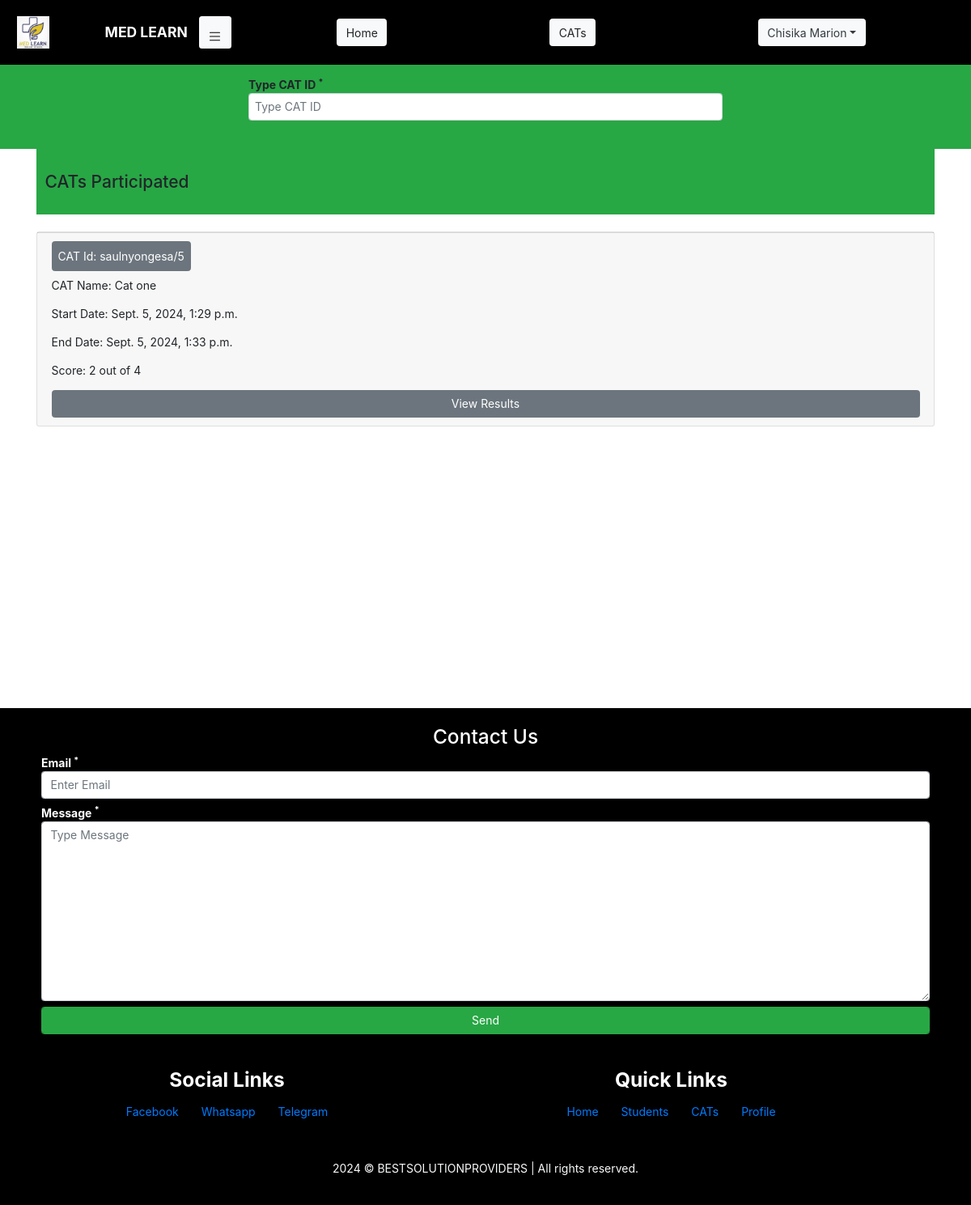
Screenshot of /Student/Cat/Home/ (signed in) with the database file from the repository.
### student/models.py (models this page shows, shortened)
class User(AbstractUser):
    phone = models.PositiveIntegerField(null=True, unique=True)
    are_you_a_student = models.BooleanField(default=True)

class CatSubmit(models.Model):
    user = models.ForeignKey(User, null=True, on_delete=models.CASCADE)
    cat = models.ForeignKey(Cat, null=True, on_delete=models.CASCADE)
    is_submitted = models.BooleanField(default=True)

class Cat(models.Model):
    cat_id = models.CharField(max_length=100, null=True, unique=True)
    user = models.ForeignKey(User, null=True, on_delete=models.CASCADE)
    name = models.CharField(max_length=255, null=True, )
    start = models.DateTimeField(null=True)
    end = models.DateTimeField(null=True)
    is_published = models.BooleanField(default=False)

### student/views.py (the view)
# urls.py: path('Cat/Home/', views.cat_home, name='student-cat-home-url'),
@login_required(login_url='home-url')
def cat_home(request):
    user = User.objects.get(id=request.user.id)
    if user.are_you_a_student:
        cats = CatSubmit.objects.filter(user_id=request.user.id)
        answers = Response.objects.filter(user=request.user, answer__is_correct_answer=True)
        questions = Question.objects.all()
        for cat in cats:
            cat_questions = questions.filter(cat=cat.cat)
            cat.correct_answers_count = answers.filter(question__in=cat_questions).count()
            cat.total_questions_count = cat_questions.count()
        end_time_check = timezone.now()
        context = {
            'cats': cats,
            'end_time_check': end_time_check,
        }
        return render(request, 'student/cat.html', context)
    else:
        messages.error(request, "Logged in as author!")
        return redirect('author-dashboard-url')

### templates/student/cat.html (shortened to what this page needs)
{% load static %}
<!DOCTYPE html>
<html lang="en">
<head>
    <link rel="stylesheet" href="{% static 'css/global.css' %}">
    <link rel="stylesheet" href="{% static 'css/exams.css' %}">
    <link rel="stylesheet" href="{% static 'bootstrap/css/bootstrap.css' %}">
</head>
<body>
{% include 'student/header.html' %}
<div class="w-100 p-3 bg-success d-flex">
    <form class="w-50 m-auto" action="">
        <label class="w-100 font-weight-bolder" for="cat-id">
            Type CAT ID <sup>*</sup> <br>
            <input class="p-2 form-control" type="text" id="search" placeholder="Type CAT ID">
        </label>
        <div class="p-2" id="result-holder" style="border-radius: 10px">
        </div>
    </form>
</div>
{% if cats %}
    <section class="cat-container container">
        <div class="cat-container-header bg-success pt-4 pb-4 pr-1 pl-1">
            <h4 class="m-2">CATs Participated</h4>
        </div>
        <div class="cat-container-card-holder flex pt-4 pb-4">
            {% for cat in cats %}
                <div class="card">
                    <div class="card-footer">
                        <h5 class="font-weight-bolder">
                            <span class="p-2 btn btn-secondary">CAT Id: {{ cat.cat.cat_id }}</span>
                        </h5>
                        <p>CAT Name: {{ cat.cat.name }}</p>
                        <p>Start Date: {{ cat.cat.start }}</p>
                        <p>End Date: {{ cat.cat.end }}</p>
                        {% if cat.cat.end > end_time_check %}
                            <a class="btn btn-success w-100" href="{% url 'student-cat-view-url' cat.cat.id %}">Open</a>
                        {% else %}
                            <p>
                                Score: {{ cat.correct_answers_count }} out of {{ cat.total_questions_count }}
                            </p>
                            <a class="btn btn-secondary w-100" href="">View Results</a>
                        {% endif %}
                    </div>
                </div>
            {% endfor %}
        </div>
    </section>
{% else %}
    <h3 class="text-center w-100">You have not participated in any CAT.</h3>
{% endif %}
{% include 'footer.html' %}
</body>
</html>

### templates/student/header.html (shortened to what this page needs)
{% load static %}
<link rel="stylesheet" href="{% static 'css/student-nav.css' %}">
{% if request.user.is_authenticated %}
<section id="header" class="header d-flex">
    <nav id="nav-horizontal" class="nav-horizontal pl-4 row">
        <div id="nav-horizontal-logo-brand-holder" class="logo-nav-brand-holder col-sm-12 col-md-3 d-flex ">
            <img class="logo" src="{% static 'images/logo.jpg' %}" alt="" sizes="" srcset="">
            <p class="navbar-brand flex-grow-1 pr-3">MED LEARN</p>
            <button id="nav-vertical-show-toggler" class="nav-toggler btn btn-light">
                <img class="w-100" src="{% static 'images/bar.svg' %}" alt="MENU">
            </button>
        </div>
        <div class="nav-items-horizontal col-sm-12 col-md-9 d-flex">
            <ul class="list-unstyled d-flex w-100">
                <li>
                    <a class="btn btn-light" href="{% url 'student-dashboard-url' %}">Home</a>
                </li>
                <li>
                    <a class="btn btn-light" href="{% url 'student-cat-home-url' %}">CATs</a>
                </li>
                <li class="dropdown">
                    <a class="dropdown-toggle btn btn-light text-dark" role="button" data-toggle="dropdown" aria-expanded="false">{{ request.user.last_name }} {{ request.user.first_name }}</a>
                </li>
            </ul>
        </div>
    </nav>
</section>
{% endif %}

### static/css/global.css (style rules this page uses)
* { margin: 0; padding: 0; font-style: normal; font-size: 14px; }

### static/css/exams.css (style rules this page uses)
.cat-container .cat-container-card-holder { height: 70vh; overflow: auto; }

### static/css/student-nav.css (style rules this page uses)
.header { width: 100vw; background-color: black; }
.nav-toggler { width: 40px; height: 40px; margin: auto; border: none; display: flex; }
.nav-toggler img { width: 100%; height: 100%; margin: auto; }
.header .nav-horizontal { min-height: 10vh; width: 100vw; }
.header .nav-horizontal .logo-nav-brand-holder img { width: 40px; height: 40px; margin: auto; }
.header .nav-horizontal .logo-nav-brand-holder p { text-align: right; margin: auto; color: white; font-weight: bolder; border-right: 20px; }
.header .nav-horizontal .nav-items-horizontal ul { height: 100%; }
.header .nav-horizontal .nav-items-horizontal ul li { width: fit-content; margin: auto; text-align: right; }

### rows the page displays
User: user.last_name "Chisika", user.first_name "Marion"
CatSubmit: cat.cat_id "saulnyongesa/5", cat.name "Cat one", cat.start "Sept. 5, 2024, 1:29 p.m.", cat.end "Sept. 5, 2024, 1:33 p.m.", correct_answers_count "2", total_questions_count "4"
